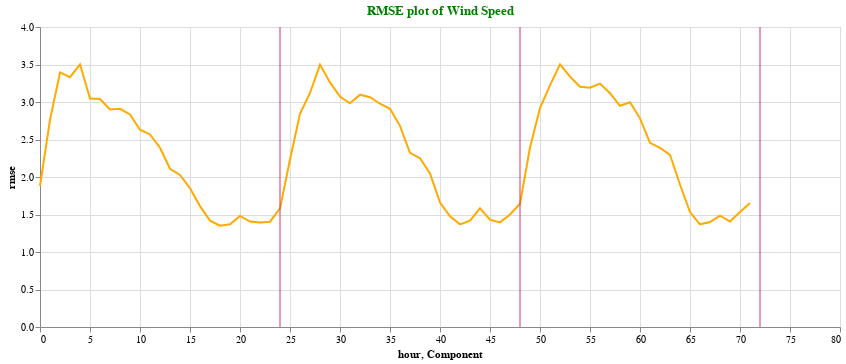

This figure's notebook cell:
### Code cell
plotrmse(rmse_wsp,"RMSE plot of Wind Speed")

### Figure 1 — Vega-Lite specification as saved in the notebook (floating-point values rounded to 4 significant figures)
{"config": {"view": {"continuousWidth": 400, "continuousHeight": 300}}, "layer": [{"data": {"name": "data-941f5bebb6bb0a822dbf7bfe2613b873"}, "mark": "line", "encoding": {"color": {"value": "#FFAA00"}, "x": {"field": "hour", "type": "quantitative"}, "y": {"field": "rmse", "type": "quantitative"}}, "height": 300, "title": {"text": ["RMSE plot of Wind Speed"], "color": "green"}, "width": 800}, {"data": {"name": "data-b9dd60dc560f7891b967d8e82c37ad0c"}, "mark": {"type": "rule", "color": "#D2386C"}, "encoding": {"x": {"field": "Component", "type": "quantitative"}}}], "$schema": "https://vega.github.io/schema/vega-lite/v4.17.0.json", "datasets": {"data-941f5bebb6bb0a822dbf7bfe2613b873": [{"rmse": 1.88, "hour": 0}, {"rmse": 2.762, "hour": 1}, {"rmse": 3.394, "hour": 2}, {"rmse": 3.331, "hour": 3}, {"rmse": 3.503, "hour": 4}, {"rmse": 3.047, "hour": 5}, {"rmse": 3.04, "hour": 6}, {"rmse": 2.899, "hour": 7}, {"rmse": 2.909, "hour": 8}, {"rmse": 2.833, "hour": 9}, {"rmse": 2.631, "hour": 10}, {"rmse": 2.567, "hour": 11}, {"rmse": 2.39, "hour": 12}, {"rmse": 2.11, "hour": 13}, {"rmse": 2.027, "hour": 14}, {"rmse": 1.85, "hour": 15}, {"rmse": 1.612, "hour": 16}, {"rmse": 1.419, "hour": 17}, {"rmse": 1.351, "hour": 18}, {"rmse": 1.37, "hour": 19}, {"rmse": 1.48, "hour": 20}, {"rmse": 1.405, "hour": 21}, {"rmse": 1.395, "hour": 22}, {"rmse": 1.405, "hour": 23}, {"rmse": 1.581, "hour": 24}, {"rmse": 2.234, "hour": 25}, {"rmse": 2.842, "hour": 26}, {"rmse": 3.12, "hour": 27}, {"rmse": 3.499, "hour": 28}, {"rmse": 3.262, "hour": 29}, {"rmse": 3.073, "hour": 30}, {"rmse": 2.982, "hour": 31}, {"rmse": 3.097, "hour": 32}, {"rmse": 3.064, "hour": 33}, {"rmse": 2.977, "hour": 34}, {"rmse": 2.908, "hour": 35}, {"rmse": 2.682, "hour": 36}, {"rmse": 2.323, "hour": 37}, {"rmse": 2.251, "hour": 38}, {"rmse": 2.046, "hour": 39}, {"rmse": 1.659, "hour": 40}, {"rmse": 1.477, "hour": 41}, {"rmse": 1.369, "hour": 42}, {"rmse": 1.418, "hour": 43}, {"rmse": 1.582, "hour": 44}, {"rmse": 1.431, "hour": 45}, {"rmse": 1.395, "hour": 46}, {"rmse": 1.5, "hour": 47}, {"rmse": 1.643, "hour": 48}, {"rmse": 2.394, "hour": 49}, {"rmse": 2.919, "hour": 50}, {"rmse": 3.222, "hour": 51}, {"rmse": 3.503, "hour": 52}, {"rmse": 3.338, "hour": 53}, {"rmse": 3.204, "hour": 54}, {"rmse": 3.191, "hour": 55}, {"rmse": 3.246, "hour": 56}, {"rmse": 3.118, "hour": 57}, {"rmse": 2.95, "hour": 58}, {"rmse": 2.996, "hour": 59}, {"rmse": 2.782, "hour": 60}, {"rmse": 2.455, "hour": 61}, {"rmse": 2.387, "hour": 62}, {"rmse": 2.296, "hour": 63}, {"rmse": 1.9, "hour": 64}, {"rmse": 1.532, "hour": 65}, {"rmse": 1.37, "hour": 66}, {"rmse": 1.4, "hour": 67}, {"rmse": 1.486, "hour": 68}, {"rmse": 1.407, "hour": 69}, {"rmse": 1.532, "hour": 70}, {"rmse": 1.655, "hour": 71}], "data-b9dd60dc560f7891b967d8e82c37ad0c": [{"Component": 24}, {"Component": 48}, {"Component": 72}]}}
